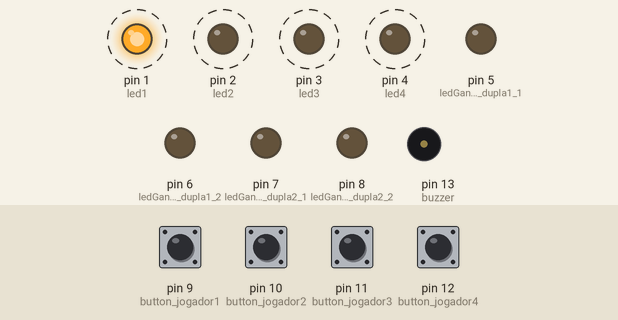
Bench run of a sketch on a simulated Arduino Uno, built with avr-gcc and run on an emulated ATmega328P. Parts: output pins drawn as LEDs (lit = HIGH), buzzer (waves = sounding). Dashed ring = blinking. Inputs (shaded band) come from the test bench; at power-on: pin 9 (button_jogador1), pin 10 (button_jogador2), pin 11 (button_jogador3), pin 12 (button_jogador4) HIGH.

Above: at 1.25 s.
1.3 s: pin 9 (button_jogador1) pulled LOW for 0.15 s
At 1.5 s:
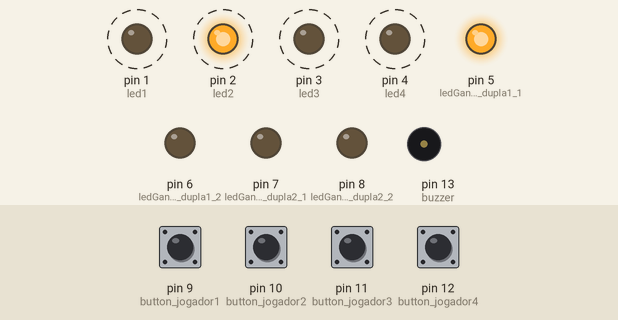
4.3 s: pin 12 (button_jogador4) pulled LOW for 1 s
At 5.4 s:
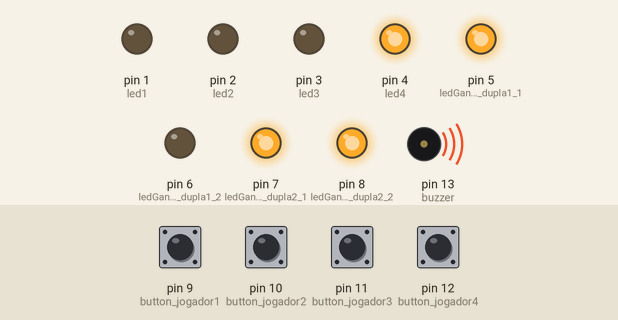
At 5.9 s:
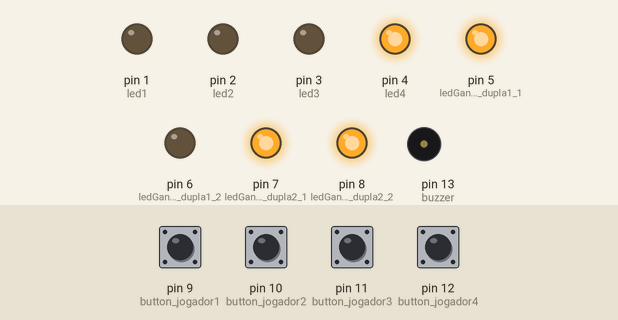
Timing chart, 0 to 13.3 s (numbered marks = the images above; inputs shaded):
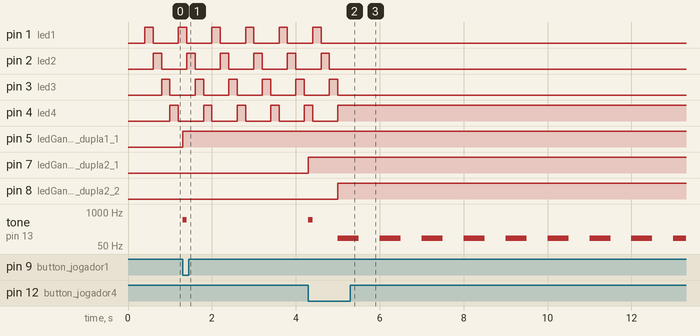

Measured:
- after the input at 1.3 s, pin 5 (ledGanhou_dupla1_1): LOW → HIGH at once; tone on pin 13 (buzzer): silent → 500 Hz at once, → silent 0.10 s later
- after the input at 4.3 s, pin 1 (led1): goes on until 4.6 s, then stays LOW; pin 2 (led2): goes on until 4.8 s, then stays LOW; pin 3 (led3): goes on until 5.0 s, then stays LOW; pin 4 (led4): goes on until 5.0 s, then stays HIGH; pin 7 (ledGanhou_dupla2_1): LOW → HIGH at once
- by itself, pin 1 (led1), pin 2 (led2), pin 3 (led3), pin 4 (led4): alternates HIGH for 0.20 s and LOW for 0.60 s

The sketch:

sketch_dec01a.ino
```cpp
//definição botoes
int button_jogador1 = 9;
int button_jogador2 = 10;
int button_jogador3 = 11;
int button_jogador4 = 12;
int buzzer = 13;

//definição leds
int led1 = 1;
int led2 = 2;
int led3 = 3;
int led4 = 4;

//definição leds que contam pontos
int ledGanhou_dupla1_1 = 5;
int ledGanhou_dupla1_2 = 6;

int ledGanhou_dupla2_1 = 7;
int ledGanhou_dupla2_2 = 8;

//definição do estado inicial dos 4 leds
int led1State = LOW;
int led2State = LOW;
int led3State = LOW;
int led4State = LOW;

//definição do estado inicial dos leds que contam os pontos
int ledGanhou_dupla1_1State = LOW;
int ledGanhou_dupla1_2State = LOW;

int ledGanhou_dupla2_1State = LOW;
int ledGanhou_dupla2_2State = LOW;

//diz qual led é que está aceso no momento (de 1 a 4 - como nenhum está aceso no inicio, começamos com 0)
int ledAceso = 0;

//variavel que verifica se o jogo ainda esta rolando
bool jogando = true;

//variavel que verifica se alguem ganhou o jogo
bool ganhou = false;

//variavel para contar o tempo
unsigned long previousTime = 0;

unsigned long currentTime = 0;

//intervalo de troca dos LEDS
const long interval = 200;

bool ledganhou1_2 = false;
bool ledganhou2_2 = false;
bool check[] = {false,false,false,false};

void setup() {
  pinMode(led1, OUTPUT);
  pinMode(led2, OUTPUT);
  pinMode(led3, OUTPUT);
  pinMode(led4, OUTPUT);

  pinMode(ledGanhou_dupla1_1, OUTPUT);
  pinMode(ledGanhou_dupla1_2, OUTPUT);
  pinMode(ledGanhou_dupla2_1, OUTPUT);
  pinMode(ledGanhou_dupla2_2, OUTPUT);

  pinMode(button_jogador1, INPUT_PULLUP);
  pinMode(button_jogador2, INPUT_PULLUP);
  pinMode(button_jogador3, INPUT_PULLUP);
  pinMode(button_jogador4, INPUT_PULLUP);
  pinMode(buzzer, OUTPUT);

  digitalWrite(led1, led1State);
  digitalWrite(led2, led2State);
  digitalWrite(led3, led3State);
  digitalWrite(led4, led4State);

  digitalWrite(ledGanhou_dupla1_1, ledGanhou_dupla1_1State);
  digitalWrite(ledGanhou_dupla1_2, ledGanhou_dupla1_2State);
  digitalWrite(ledGanhou_dupla2_1, ledGanhou_dupla2_1State);
  digitalWrite(ledGanhou_dupla2_2, ledGanhou_dupla2_2State);

}

void loop() {

    if (jogando){
        ganhou = false;
        currentTime = millis();

        if(currentTime - previousTime >= interval){
             ganhou = true;
             previousTime = currentTime;

             if (ledGanhou_dupla1_1State == HIGH){
                 ledganhou1_2 = true;
             }

             //primeiro vai acender
             if (ledAceso == 1){
                 led1State = HIGH;
             }else{
                 led1State = LOW;
                 noTone(13);
             }

             //segundo vai acender
             if (ledAceso == 2){
                 led2State = HIGH;
             }else{
                 led2State = LOW;
                 noTone(13);

             }

             //terceiro vai acender
             if (ledAceso == 3){
                 led3State = HIGH;
             }else{
                 led3State = LOW;
                 noTone(13);
             }

             //quarto vai acender
             if (ledAceso == 4){
                 led4State = HIGH;
             }else{
                 led4State = LOW;
                 noTone(13);
             }
             //evitar de ficar apertando direto para ganhar - jog 3 e 4

             //incrementa
             ledAceso++;

             //volta para o inicio se for maior que 4
             if(ledAceso >= 5){
                 ledAceso = 1;

                 for (int i=0;i<4;i++)
                     check[i] = false;

                 if (ledGanhou_dupla2_1State == HIGH){
                      ledganhou2_2 = true;
                 }
             }
        }
    } else{
        for (int i=0;i<30;i++){
            tone(13,100);
            delay(500);
            noTone(13);
            delay(500);
        }
        tone(13,100);

    }

    //leds 1,2,3,4 piscando
    digitalWrite(led1, led1State);
    digitalWrite(led2, led2State);
    digitalWrite(led3, led3State);
    digitalWrite(led4, led4State);

    //checa se o jogador 1 apertou o botao
    if (digitalRead(button_jogador1) == 0 && check[0] == false){
        check[0] = true;
        //checa se o led1 esta aceso
        if (led1State == HIGH && ledGanhou_dupla1_1State == LOW){
            ledGanhou_dupla1_1State = HIGH;
            tone(13,500);
        }
        else if (led1State == HIGH && ledGanhou_dupla1_1State == HIGH && ledGanhou_dupla1_2State == LOW && ledganhou1_2 == true){
            ledGanhou_dupla1_2State = HIGH;
            jogando = false;
        }
    }

    //checa se o jogador 2 apertou o botao
    if (digitalRead(button_jogador2) == 0 && check[1] == false){
        check[1] = true;
        //checa se o led2 esta aceso
        if (led2State == HIGH && ledGanhou_dupla1_1State == LOW){
            ledGanhou_dupla1_1State = HIGH;
            tone(13,500);
        }
        else if (led2State == HIGH && ledGanhou_dupla1_1State == HIGH && ledGanhou_dupla1_2State == LOW && ledganhou1_2 == true){
            ledGanhou_dupla1_2State = HIGH;
            jogando = false;
        }
    }

    //checa se o jogador 3 apertou o botao
    if (digitalRead(button_jogador3) == 0 && check[2] == false){
        check[2] = true;
        //checa se o led3 esta aceso
        if (led3State == HIGH && ledGanhou_dupla2_1State == LOW){
            ledGanhou_dupla2_1State = HIGH;
            tone(13,500);
        }
        else if (led3State == HIGH && ledGanhou_dupla2_1State == HIGH && ledGanhou_dupla2_2State == LOW && ledganhou2_2 == true){
            ledGanhou_dupla2_2State = HIGH;
            jogando = false;
        }
    }

    //checa se o jogador 4 apertou o botao
    if (digitalRead(button_jogador4) == 0 && check[3] == false){
        check[3] = true;
        //checa se o led4 esta aceso
        if (led4State == HIGH && ledGanhou_dupla2_1State == LOW){
            ledGanhou_dupla2_1State = HIGH;
            tone(13,500);
        }
        else if (led4State == HIGH && ledGanhou_dupla2_1State == HIGH && ledGanhou_dupla2_2State == LOW && ledganhou2_2 == true){
            ledGanhou_dupla2_2State = HIGH;
            jogando = false;
        }
    }

    //2 leds da primeira dupla
    digitalWrite(ledGanhou_dupla1_1, ledGanhou_dupla1_1State);
    digitalWrite(ledGanhou_dupla1_2, ledGanhou_dupla1_2State);

    //2 leds da segunda dupla
    digitalWrite(ledGanhou_dupla2_1, ledGanhou_dupla2_1State);
    digitalWrite(ledGanhou_dupla2_2, ledGanhou_dupla2_2State);


}
  //comentário aleatório de teste do app pra Android
  void restartGame()
  {
    ledAceso = 0;
    ledganhou1_2 = false;
    ledganhou2_2 = false;
    ledGanhou_dupla1_1State = LOW;
    ledGanhou_dupla1_2State = LOW;
    ledGanhou_dupla2_1State = LOW;
    ledGanhou_dupla2_2State = LOW;
    previousTime = currentTime = 0;
    jogando = true;
    ganhou = false;
  }
```
